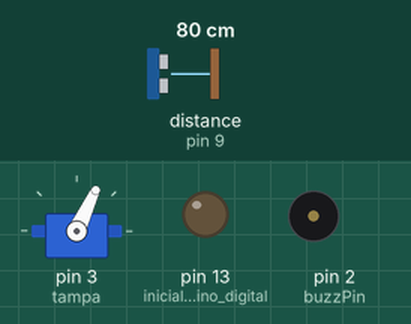
A sketch run on a simulated Arduino Uno, built with avr-gcc and run on an emulated ATmega328P. On the bench: servo, output pins drawn as LEDs (lit = HIGH), buzzer (waves = sounding, pin HIGH). The inputs (shaded band) are chosen by the test bench; at power-on: distance to the obstacle (sensor on pin 9) 80 cm. The echo pulse lasts 58.3 µs per cm; the audio player accepts every command and is not drawn.

Above: at 1.7 s.
1.8 s: distance to the obstacle (sensor on pin 9) set to 32 cm
3.7 s: distance to the obstacle (sensor on pin 9) set to 28 cm
At 4.97 s:
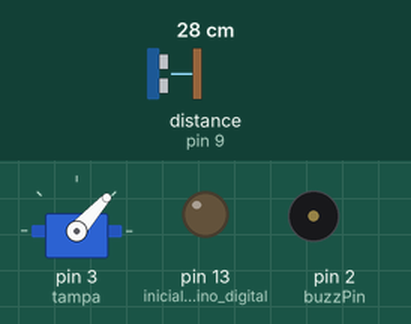
At 7.4 s:
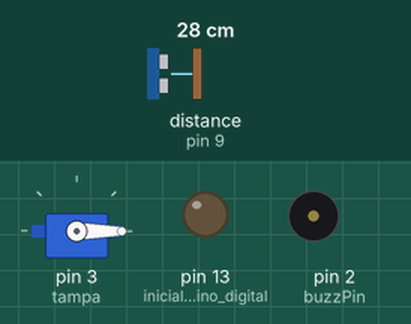
Timing chart, 0 to 8.9 s (numbered marks = the images above; inputs shaded):
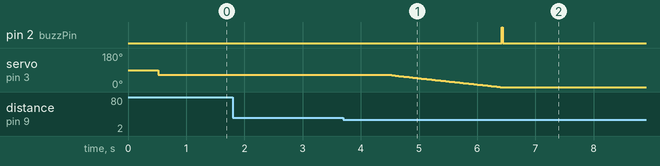

The sketch:

lixeira.ino
```cpp
#include <Servo.h>
#include <DFRobotDFPlayerMini.h>

#include <SoftwareSerial.h>
#include <Ultrasonic.h>

#define TRIGGER_PIN  10
#define ECHO_PIN     9

Ultrasonic ultrasonic(TRIGGER_PIN, ECHO_PIN);

DFRobotDFPlayerMini myDFPlayer;

Servo tampa;  // cria um objeto servo para controlar um servo
int pos = 0;

int const buzzPin = 2;
void mededistancia();
void fechar();
void abrir();
boolean estado=false;
void setup() {

  pinMode(LED_BUILTIN, OUTPUT);  // inicializa o pino digital LED_BUILTIN (13) como saida (para comandar o LED)
  tampa.attach(3);               // Associa o servo no pino 3 (digital com PWM) ao objeto servo da tampa
  pinMode(buzzPin, OUTPUT);      // se usar um buzzer, configurar o pino digital como OUTPUT para controla-lo


  Serial.begin(9600);
  myDFPlayer.begin(Serial);
  myDFPlayer.volume(20);
  tampa.write(65);              // tell servo to go to position in variable 'pos'

} // fim da funcao setup

void loop() {
   mededistancia();

} // fim da funcao loop


void beep (){
  digitalWrite(buzzPin, HIGH); delay(15); digitalWrite(buzzPin, LOW); // beep

}
void abrir(){
  for (pos = 62; pos >= 0; pos -= 1) { // goes from 0 degrees to 180 degrees
    // in steps of 1 degree
    tampa.write(pos);              // tell servo to go to position in variable 'pos'
    delay(30);                       // waits 15ms for the servo to reach the position
  }
}
void fechar(){
  for (pos = 0; pos <= 62; pos += 1) { // goes from 0 degrees to 180 degrees
    // in steps of 1 degree
    tampa.write(pos);              // tell servo to go to position in variable 'pos'
    delay(30);                       // waits 15ms for the servo to reach the position
  }
}
void mededistancia(){
  float cmMsec, inMsec;
  long microsec = ultrasonic.timing();

  cmMsec = ultrasonic.convert(microsec, Ultrasonic::CM);
   if (cmMsec <= 30 && estado==false){
        abrir();
        beep();
        delay(5000);
        estado=true;
       }
   if(cmMsec > 40 && estado==true){
      fechar();
      myDFPlayer.play(1);
      delay(5000);
      estado=false;
    }
  delay(1000);
}
```

Measured:
- the behaviour switches between 31 and 30 cm on distance to the obstacle (sensor on pin 9) (found by bisection; images 0 and 1)
- after the input at 1.8 s, every drawn part: stays the same
- after the input at 3.7 s, pin 2 (buzzPin): LOW → HIGH after 2.7 s, → LOW 0.02 s later; servo on pin 3 (tampa): moves from 65° to 0° over 1.9 s, starting after 0.83 s
